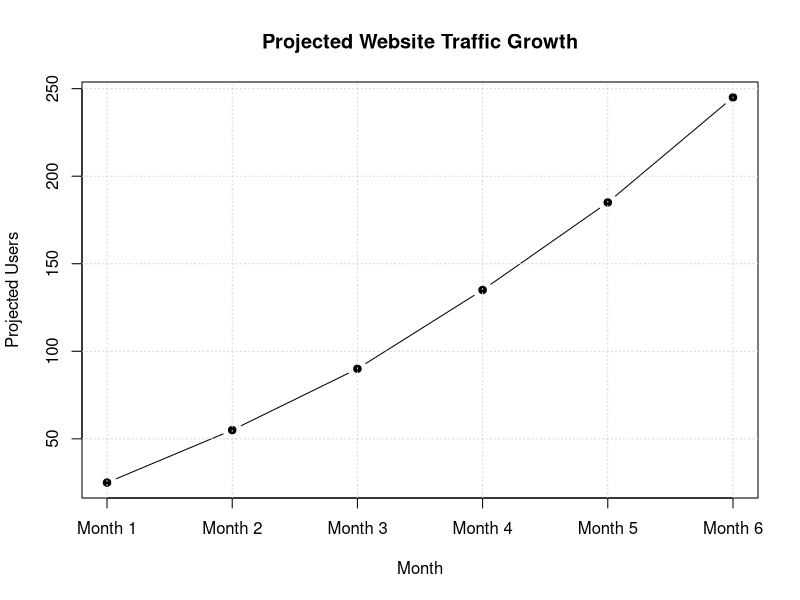
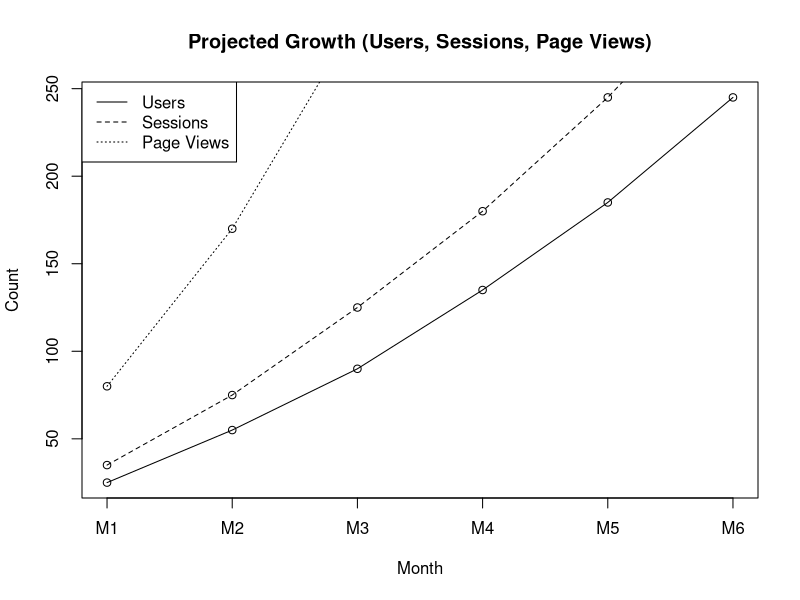

Write R code to recreate these figures, in order.
## ---- chunk 1
months <- c("Month 1", "Month 2", "Month 3", "Month 4", "Month 5", "Month 6")
users <- c(25, 55, 90, 135, 185, 245)

plot(
  users,
  type = "b",
  pch = 19,
  xaxt = "n",
  xlab = "Month",
  ylab = "Projected Users",
  main = "Projected Website Traffic Growth"
)

axis(1, at = 1:6, labels = months)
grid()
## ---- chunk 2
users <- c(25, 55, 90, 135, 185, 245)
sessions <- c(35, 75, 125, 180, 245, 320)
pageviews <- c(80, 170, 290, 430, 600, 780)

plot(users, type="o", xaxt="n", ylab="Count", xlab="Month",
     main="Projected Growth (Users, Sessions, Page Views)")

lines(sessions, type="o", lty=2)
lines(pageviews, type="o", lty=3)

axis(1, at=1:6, labels=c("M1","M2","M3","M4","M5","M6"))

legend("topleft",
       legend=c("Users","Sessions","Page Views"),
       lty=c(1,2,3))
